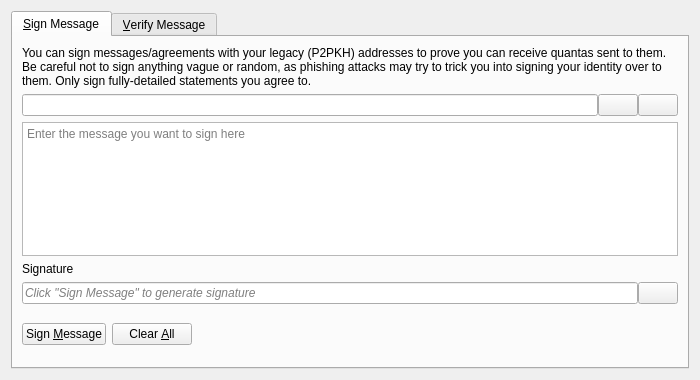
<?xml version="1.0" encoding="UTF-8"?>
<ui version="4.0">
 <class>SignVerifyMessageDialog</class>
 <widget class="QDialog" name="SignVerifyMessageDialog">
  <property name="geometry">
   <rect>
    <x>0</x>
    <y>0</y>
    <width>700</width>
    <height>380</height>
   </rect>
  </property>
  <property name="windowTitle">
   <string>Signatures - Sign / Verify a Message</string>
  </property>
  <property name="modal">
   <bool>true</bool>
  </property>
  <layout class="QVBoxLayout" name="verticalLayout">
   <item>
    <widget class="QTabWidget" name="tabWidget">
     <property name="currentIndex">
      <number>0</number>
     </property>
     <widget class="QWidget" name="tabSignMessage">
      <attribute name="title">
       <string>&amp;Sign Message</string>
      </attribute>
      <layout class="QVBoxLayout" name="verticalLayout_SM">
       <item>
        <widget class="QLabel" name="infoLabel_SM">
         <property name="text">
          <string>You can sign messages/agreements with your legacy (P2PKH) addresses to prove you can receive quantas sent to them. Be careful not to sign anything vague or random, as phishing attacks may try to trick you into signing your identity over to them. Only sign fully-detailed statements you agree to.</string>
         </property>
         <property name="textFormat">
          <enum>Qt::PlainText</enum>
         </property>
         <property name="wordWrap">
          <bool>true</bool>
         </property>
        </widget>
       </item>
       <item>
        <layout class="QHBoxLayout" name="horizontalLayout_1_SM">
         <property name="spacing">
          <number>0</number>
         </property>
         <item>
          <widget class="QValidatedLineEdit" name="addressIn_SM">
           <property name="toolTip">
            <string>The Quanta address to sign the message with</string>
           </property>
          </widget>
         </item>
         <item>
          <widget class="QPushButton" name="addressBookButton_SM">
           <property name="toolTip">
            <string>Choose previously used address</string>
           </property>
           <property name="text">
            <string/>
           </property>
           <property name="icon">
            <iconset resource="../bitcoin.qrc">
             <normaloff>:/icons/address-book</normaloff>:/icons/address-book</iconset>
           </property>
           <property name="shortcut">
            <string>Alt+A</string>
           </property>
           <property name="autoDefault">
            <bool>false</bool>
           </property>
          </widget>
         </item>
         <item>
          <widget class="QPushButton" name="pasteButton_SM">
           <property name="toolTip">
            <string>Paste address from clipboard</string>
           </property>
           <property name="text">
            <string/>
           </property>
           <property name="icon">
            <iconset resource="../bitcoin.qrc">
             <normaloff>:/icons/editpaste</normaloff>:/icons/editpaste</iconset>
           </property>
           <property name="shortcut">
            <string>Alt+P</string>
           </property>
           <property name="autoDefault">
            <bool>false</bool>
           </property>
          </widget>
         </item>
        </layout>
       </item>
       <item>
        <widget class="QPlainTextEdit" name="messageIn_SM">
         <property name="toolTip">
          <string>Enter the message you want to sign here</string>
         </property>
         <property name="placeholderText">
          <string>Enter the message you want to sign here</string>
         </property>
        </widget>
       </item>
       <item>
        <widget class="QLabel" name="signatureLabel_SM">
         <property name="text">
          <string>Signature</string>
         </property>
         <property name="textFormat">
          <enum>Qt::PlainText</enum>
         </property>
        </widget>
       </item>
       <item>
        <layout class="QHBoxLayout" name="horizontalLayout_2_SM">
         <property name="spacing">
          <number>0</number>
         </property>
         <item>
          <widget class="QLineEdit" name="signatureOut_SM">
           <property name="placeholderText">
            <string>Click "Sign Message" to generate signature</string>
           </property>
           <property name="font">
            <font>
             <italic>true</italic>
            </font>
           </property>
           <property name="readOnly">
            <bool>true</bool>
           </property>
          </widget>
         </item>
         <item>
          <widget class="QPushButton" name="copySignatureButton_SM">
           <property name="toolTip">
            <string>Copy the current signature to the system clipboard</string>
           </property>
           <property name="text">
            <string/>
           </property>
           <property name="icon">
            <iconset resource="../bitcoin.qrc">
             <normaloff>:/icons/editcopy</normaloff>:/icons/editcopy</iconset>
           </property>
           <property name="autoDefault">
            <bool>false</bool>
           </property>
          </widget>
         </item>
        </layout>
       </item>
       <item>
        <layout class="QHBoxLayout" name="horizontalLayout_3_SM">
         <item>
          <widget class="QPushButton" name="signMessageButton_SM">
           <property name="toolTip">
            <string>Sign the message to prove you own this Quanta address</string>
           </property>
           <property name="text">
            <string>Sign &amp;Message</string>
           </property>
           <property name="icon">
            <iconset resource="../bitcoin.qrc">
             <normaloff>:/icons/edit</normaloff>:/icons/edit</iconset>
           </property>
           <property name="autoDefault">
            <bool>false</bool>
           </property>
          </widget>
         </item>
         <item>
          <widget class="QPushButton" name="clearButton_SM">
           <property name="toolTip">
            <string>Reset all sign message fields</string>
           </property>
           <property name="text">
            <string>Clear &amp;All</string>
           </property>
           <property name="icon">
            <iconset resource="../bitcoin.qrc">
             <normaloff>:/icons/remove</normaloff>:/icons/remove</iconset>
           </property>
           <property name="autoDefault">
            <bool>false</bool>
           </property>
          </widget>
         </item>
         <item>
          <spacer name="horizontalSpacer_1_SM">
           <property name="orientation">
            <enum>Qt::Horizontal</enum>
           </property>
           <property name="sizeHint" stdset="0">
            <size>
             <width>40</width>
             <height>48</height>
            </size>
           </property>
          </spacer>
         </item>
         <item>
          <widget class="QLabel" name="statusLabel_SM">
           <property name="font">
            <font>
             <weight>75</weight>
             <bold>true</bold>
            </font>
           </property>
           <property name="text">
            <string/>
           </property>
           <property name="wordWrap">
            <bool>true</bool>
           </property>
          </widget>
         </item>
         <item>
          <spacer name="horizontalSpacer_2_SM">
           <property name="orientation">
            <enum>Qt::Horizontal</enum>
           </property>
           <property name="sizeHint" stdset="0">
            <size>
             <width>40</width>
             <height>48</height>
            </size>
           </property>
          </spacer>
         </item>
        </layout>
       </item>
      </layout>
     </widget>
     <widget class="QWidget" name="tabVerifyMessage">
      <attribute name="title">
       <string>&amp;Verify Message</string>
      </attribute>
      <layout class="QVBoxLayout" name="verticalLayout_VM">
       <item>
        <widget class="QLabel" name="infoLabel_VM">
         <property name="text">
          <string>Enter the receiver's address, message (ensure you copy line breaks, spaces, tabs, etc. exactly) and signature below to verify the message. Be careful not to read more into the signature than what is in the signed message itself, to avoid being tricked by a man-in-the-middle attack. Note that this only proves the signing party receives with the address, it cannot prove sendership of any transaction!</string>
         </property>
         <property name="textFormat">
          <enum>Qt::PlainText</enum>
         </property>
         <property name="alignment">
          <set>Qt::AlignLeading|Qt::AlignLeft|Qt::AlignTop</set>
         </property>
         <property name="wordWrap">
          <bool>true</bool>
         </property>
        </widget>
       </item>
       <item>
        <layout class="QHBoxLayout" name="horizontalLayout_1_VM">
         <property name="spacing">
          <number>0</number>
         </property>
         <item>
          <widget class="QValidatedLineEdit" name="addressIn_VM">
           <property name="toolTip">
            <string>The Quanta address the message was signed with</string>
           </property>
          </widget>
         </item>
         <item>
          <widget class="QPushButton" name="addressBookButton_VM">
           <property name="toolTip">
            <string>Choose previously used address</string>
           </property>
           <property name="text">
            <string/>
           </property>
           <property name="icon">
            <iconset resource="../bitcoin.qrc">
             <normaloff>:/icons/address-book</normaloff>:/icons/address-book</iconset>
           </property>
           <property name="shortcut">
            <string>Alt+A</string>
           </property>
           <property name="autoDefault">
            <bool>false</bool>
           </property>
          </widget>
         </item>
        </layout>
       </item>
       <item>
        <widget class="QPlainTextEdit" name="messageIn_VM">
          <property name="toolTip">
            <string>The signed message to verify</string>
          </property>
          <property name="placeholderText">
            <string>The signed message to verify</string>
          </property>
        </widget>
       </item>
       <item>
        <widget class="QValidatedLineEdit" name="signatureIn_VM">
          <property name="toolTip">
            <string>The signature given when the message was signed</string>
          </property>
          <property name="placeholderText">
            <string>The signature given when the message was signed</string>
          </property>
        </widget>
       </item>
       <item>
        <layout class="QHBoxLayout" name="horizontalLayout_2_VM">
         <item>
          <widget class="QPushButton" name="verifyMessageButton_VM">
           <property name="toolTip">
            <string>Verify the message to ensure it was signed with the specified Quanta address</string>
           </property>
           <property name="text">
            <string>Verify &amp;Message</string>
           </property>
           <property name="icon">
            <iconset resource="../bitcoin.qrc">
             <normaloff>:/icons/transaction_0</normaloff>:/icons/transaction_0</iconset>
           </property>
           <property name="autoDefault">
            <bool>false</bool>
           </property>
          </widget>
         </item>
         <item>
          <widget class="QPushButton" name="clearButton_VM">
           <property name="toolTip">
            <string>Reset all verify message fields</string>
           </property>
           <property name="text">
            <string>Clear &amp;All</string>
           </property>
           <property name="icon">
            <iconset resource="../bitcoin.qrc">
             <normaloff>:/icons/remove</normaloff>:/icons/remove</iconset>
           </property>
           <property name="autoDefault">
            <bool>false</bool>
           </property>
          </widget>
         </item>
         <item>
          <spacer name="horizontalSpacer_1_VM">
           <property name="orientation">
            <enum>Qt::Horizontal</enum>
           </property>
           <property name="sizeHint" stdset="0">
            <size>
             <width>40</width>
             <height>48</height>
            </size>
           </property>
          </spacer>
         </item>
         <item>
          <widget class="QLabel" name="statusLabel_VM">
           <property name="font">
            <font>
             <weight>75</weight>
             <bold>true</bold>
            </font>
           </property>
           <property name="text">
            <string/>
           </property>
           <property name="wordWrap">
            <bool>true</bool>
           </property>
          </widget>
         </item>
         <item>
          <spacer name="horizontalSpacer_2_VM">
           <property name="orientation">
            <enum>Qt::Horizontal</enum>
           </property>
           <property name="sizeHint" stdset="0">
            <size>
             <width>40</width>
             <height>48</height>
            </size>
           </property>
          </spacer>
         </item>
        </layout>
       </item>
      </layout>
     </widget>
    </widget>
   </item>
  </layout>
 </widget>
 <customwidgets>
  <customwidget>
   <class>QValidatedLineEdit</class>
   <extends>QLineEdit</extends>
   <header>qt/qvalidatedlineedit.h</header>
  </customwidget>
 </customwidgets>
 <resources>
  <include location="../bitcoin.qrc"/>
 </resources>
 <connections/>
</ui>
